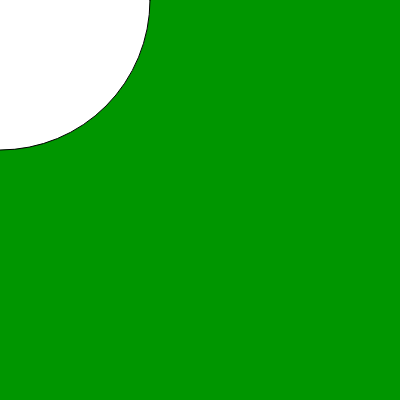
Frame 1 (no input)
Frame 60 (no input): identical to frame 1, image omitted
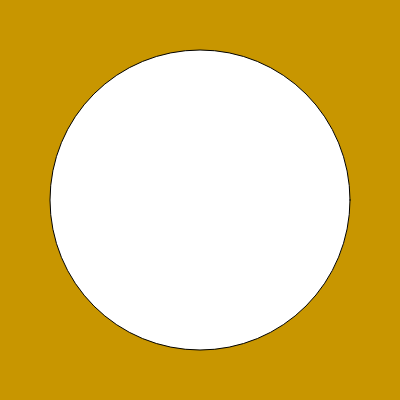
Frame 120 (the mouse pressed at the canvas centre since frame 60)

The p5.js sketch that drew these frames (run headless with seeded random() and noise() and a simulated clock; from frame 60 on, the mouse is pressed at the canvas centre):

// p5.js sketch
// ── sketch.js
function setup() {
createCanvas(400,400); //p1 changes the width, p2 changes the height
}

function draw() {
background(mouseX, 150, 00); //p1 changes the color
ellipse(mouseX,mouseY,300,300);
}
